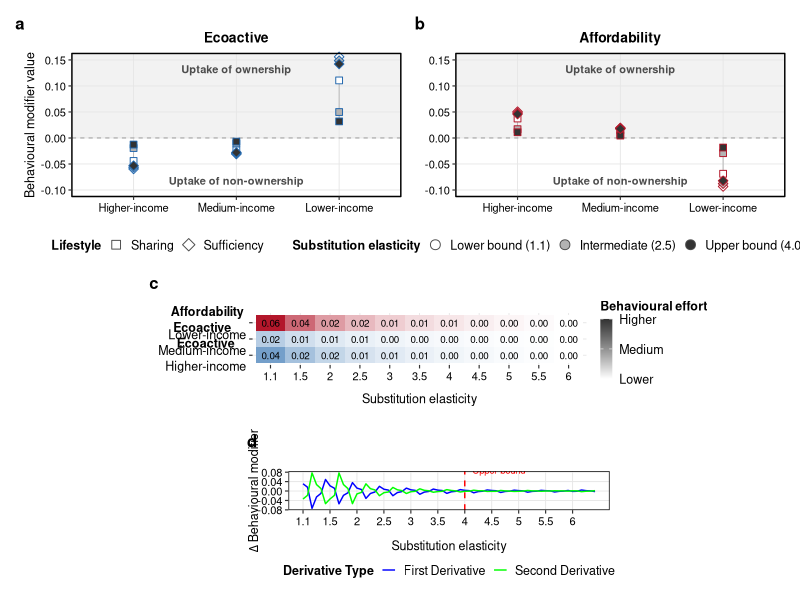

Recreate this plot in R.

library(ggplot2)
library(readxl)
library(dplyr)
library(tidyr)
library(patchwork)
library(scales)
Sys.setlocale("LC_ALL", "en_US.UTF-8")

options(scipen = 999)

# ── Data from HPC sensitivity results───────────────────────────────
sigmas <- c(1.1, 1.5, 2.0, 2.5, 3.0, 3.5, 4.0, 4.5, 5.0, 5.5, 6.0)

sharing_ecoactive <- data.frame(
  sigma       = sigmas,
  lowcarbon   = c(-0.0441650390,-0.0318603515,-0.0240966796,-0.0194091796,-0.0164794921,-0.0142822265,-0.0126708984,-0.0113525390,-0.0103271484,-0.0095947265,-0.0088623046),
  cautious    = c(-0.0233642578,-0.0169189453,-0.0129638671,-0.0104736328,-0.0090087890,-0.0078369140,-0.0069580078,-0.0062255859,-0.0057861328,-0.0053466796,-0.0049072265),
  constrained = c( 0.1106689453, 0.0812255859, 0.0617431640, 0.0498779296, 0.0418212890, 0.0361083984, 0.0318603515, 0.0284912109, 0.0257080078, 0.0235107421, 0.0216064453)
)

sharing_affordability <- data.frame(
  sigma       = sigmas,
  lowcarbon   = c( 0.0374267578, 0.0273193359, 0.0208740234, 0.0169189453, 0.0142822265, 0.0123779296, 0.0110595703, 0.0100341796, 0.0091552734, 0.0084228515, 0.0078369140),
  cautious    = c( 0.0150146484, 0.0110595703, 0.0084228515, 0.0069580078, 0.0059326171, 0.0052001953, 0.0046142578, 0.0043212890, 0.0038818359, 0.0035888671, 0.0034423828),
  constrained = c(-0.0687744140,-0.0491455078,-0.0366943359,-0.0292236328,-0.0243896484,-0.0208740234,-0.0183837890,-0.0163330078,-0.0147216796,-0.0134033203,-0.0122314453)
)

sufficiency_ecoactive <- data.frame(
  sigma       = sigmas,
  lowcarbon   = c(-0.0595458984,-0.0585205078,-0.0573486328,-0.0563232421,-0.0551513671,-0.0542724609,-0.0532470703,-0.0523681640,-0.0514892578,-0.0506103515,-0.0497314453),
  cautious    = c(-0.0309814453,-0.0305419921,-0.0299560546,-0.0293701171,-0.0289306640,-0.0283447265,-0.0279052734,-0.0274658203,-0.0270263671,-0.0267333984,-0.0262939453),
  constrained = c( 0.1559326171, 0.1537353515, 0.1510986328, 0.1486083984, 0.1464111328, 0.1442138671, 0.1421630859, 0.1404052734, 0.1385009765, 0.1368896484, 0.1352783203)
)

sufficiency_affordability <- data.frame(
  sigma       = sigmas,
  lowcarbon   = c( 0.0506103515, 0.0497314453, 0.0488525390, 0.0481201171, 0.0472412109, 0.0465087890, 0.0459228515, 0.0451904296, 0.0446044921, 0.0440185546, 0.0434326171),
  cautious    = c( 0.0194091796, 0.0191162109, 0.0188232421, 0.0185302734, 0.0182373046, 0.0179443359, 0.0176513671, 0.0175048828, 0.0172119140, 0.0170654296, 0.0169189453),
  constrained = c(-0.0932373046,-0.0916259765,-0.0897216796,-0.0878173828,-0.0859130859,-0.0840087890,-0.0822509765,-0.0804931640,-0.0788818359,-0.0772705078,-0.0756591796)
)

deriv_raw <- data.frame(
  sigma     = rep(sigmas, each = 6),
  lifestyle = rep(c("Ecoactive","Ecoactive","Ecoactive",
                    "Affordability","Affordability","Affordability"), 11),
  hh        = rep(c("lowcarbon","cautious","constrained",
                    "lowcarbon","cautious","constrained"), 11),
  first_d = c(
    0.0307617187500000, 0.0161132812500000,-0.0736083985000000,
    -0.0252685547500000,-0.0098876952500000, 0.0490722655000000,
    0.0222981771111111, 0.0115559896666667,-0.0543619792222222,
    -0.0183919271111111,-0.0073242187777778, 0.0356445312222222,
    0.0124511719000000, 0.0064453125000000,-0.0313476563000000,
    -0.0104003906000000,-0.0041015625000000, 0.0199218750000000,
    0.0076171875000000, 0.0039550781000000,-0.0199218750000000,
    -0.0065917969000000,-0.0024902344000000, 0.0123046875000000,
    0.0051269531000000, 0.0026367188000000,-0.0137695312000000,
    -0.0045410157000000,-0.0017578125000000, 0.0083496094000000,
    0.0038085937000000, 0.0020507812000000,-0.0099609375000000,
    -0.0032226562000000,-0.0013183593000000, 0.0060058594000000,
    0.0029296875000000, 0.0016113281000000,-0.0076171875000000,
    -0.0023437500000000,-0.0008789063000000, 0.0045410156000000,
    0.0023437500000000, 0.0011718750000000,-0.0061523437000000,
    -0.0019042969000000,-0.0007324219000000, 0.0036621094000000,
    0.0017578125000000, 0.0008789063000000,-0.0049804688000000,
    -0.0016113281000000,-0.0007324219000000, 0.0029296875000000,
    0.0014648438000000, 0.0008789063000000,-0.0041015625000000,
    -0.0013183594000000,-0.0004394531000000, 0.0024902343000000,
    -0.0017444957272727,-0.0009721235636364, 0.0042746803818182,
    0.0015314275454545, 0.0006525212909091,-0.0024369673272727
  ),
  second_d = c(
    -0.0338541665555556,-0.0182291663333333, 0.0769856771111111,
    0.0275065105555556, 0.0102539058888889,-0.0537109371111111,
    -0.0338541665555556,-0.0182291663333333, 0.0769856771111111,
    0.0275065105555556, 0.0102539058888889,-0.0537109371111111,
    -0.0123046876000000,-0.0058593756000000, 0.0304687500000000,
    0.0099609376000000, 0.0046875004000000,-0.0199218752000000,
    -0.0070312500000000,-0.0041015620000000, 0.0152343752000000,
    0.0052734372000000, 0.0017578120000000,-0.0105468748000000,
    -0.0029296876000000,-0.0011718752000000, 0.0093750000000000,
    0.0029296876000000, 0.0011718756000000,-0.0052734376000000,
    -0.0023437500000000,-0.0011718752000000, 0.0058593748000000,
    0.0023437504000000, 0.0005859372000000,-0.0041015624000000,
    -0.0011718748000000,-0.0005859372000000, 0.0035156252000000,
    0.0011718744000000, 0.0011718748000000,-0.0017578128000000,
    -0.0011718752000000,-0.0011718752000000, 0.0023437500000000,
    0.0005859380000000,-0.0005859372000000,-0.0017578120000000,
    -0.0011718748000000, 0.0000000004000000, 0.0023437496000000,
    0.0005859372000000, 0.0005859372000000,-0.0011718756000000,
    0.0000000000000000,-0.0000000004000000, 0.0011718756000000,
    0.0005859376000000, 0.0005859380000000,-0.0005859372000000,
    0.0010697798424242, 0.0006170099212121,-0.0026944246606061,
    -0.0009011008484848,-0.0003151632969697, 0.0015935724424242
  )
) %>% mutate(row_idx = row_number())

sigma_breaks <- deriv_raw %>% group_by(sigma) %>% slice(1) %>% pull(row_idx)
sigma_labels <- as.character(sigmas)

ub_x <- deriv_raw %>% filter(sigma == 4.0) %>% slice(1) %>% pull(row_idx)
ub_y <- deriv_raw %>% filter(sigma == 4.0) %>% pull(second_d) %>% mean()

make_long <- function(df, lifestyle, behaviour) {
  df %>%
    pivot_longer(c(lowcarbon, cautious, constrained),
                 names_to = "HH_type", values_to = "Lifestyle_modifier") %>%
    mutate(
      Scenario_lifestyle = lifestyle,
      Behaviour          = behaviour,
      Elasticity         = sigma,
      Income_group       = case_when(
        HH_type == "lowcarbon"   ~ "Higher-income",
        HH_type == "cautious"    ~ "Medium-income",
        HH_type == "constrained" ~ "Lower-income"
      )
    ) %>%
    select(-sigma, -HH_type)
}

df_sharing <- bind_rows(
  make_long(sharing_ecoactive,     "Ecoactive",    "Sharing"),
  make_long(sharing_affordability, "Affordability", "Sharing")
)

df_sufficiency <- bind_rows(
  make_long(sufficiency_ecoactive,     "Ecoactive",    "Sufficiency"),
  make_long(sufficiency_affordability, "Affordability", "Sufficiency")
)

df_all <- bind_rows(df_sharing, df_sufficiency)

df_all$Income_group <- factor(df_all$Income_group,
                              levels = c("Higher-income","Medium-income","Lower-income"))
df_all$Behaviour    <- factor(df_all$Behaviour, levels = c("Sharing","Sufficiency"))

df_levels <- df_all %>%
  filter(round(Elasticity, 1) %in% c(1.1, 2.5, 4.0)) %>%
  mutate(Ecosystem = case_when(
    round(Elasticity, 1) == 1.1 ~ "Lower bound (1.1)",
    round(Elasticity, 1) == 2.5 ~ "Intermediate (2.5)",
    round(Elasticity, 1) == 4.0 ~ "Upper bound (4.0)"
  ))

df_levels$Ecosystem <- factor(df_levels$Ecosystem,
                              levels = c("Lower bound (1.1)",
                                         "Intermediate (2.5)",
                                         "Upper bound (4.0)"))

scenario_colors  <- c("Ecoactive" = "#2166AC", "Affordability" = "#B2182B")
behaviour_shapes <- c("Sharing" = 22, "Sufficiency" = 23)

# ── Theme ─────────────────────────────────────────────────────────────────────
theme_nature <- function() {
  theme_bw(base_size = 10) +
    theme(
      panel.grid.major  = element_line(color = "grey90", linewidth = 0.3),
      panel.grid.minor  = element_blank(),
      panel.border      = element_rect(color = "black", linewidth = 0.5),
      axis.title        = element_text(size = 9),
      axis.text         = element_text(size = 8, color = "black"),
      axis.ticks        = element_line(linewidth = 0.4),
      legend.position   = "bottom",
      legend.title      = element_text(size = 9, face = "bold"),
      legend.text       = element_text(size = 9),
      legend.key.size   = unit(0.4, "cm"),
      legend.background = element_blank(),
      plot.title        = element_text(size = 10, face = "bold", hjust = 0.5),
      plot.margin       = margin(5, 5, 5, 5)
    )
}

create_levels_panel <- function(data, scenario_name, title, show_y_label = TRUE) {
  subset_data <- data %>% filter(Scenario_lifestyle == scenario_name)
  
  ggplot(subset_data,
         aes(x     = Income_group,
             y     = Lifestyle_modifier,
             color = Scenario_lifestyle,
             shape = Behaviour,
             group = interaction(Income_group, Scenario_lifestyle, Behaviour))) +
    annotate("rect", xmin = -Inf, xmax = Inf, ymin = 0, ymax = Inf,
             fill = "grey90", alpha = 0.5) +
    geom_hline(yintercept = 0, linetype = "dashed",
               color = "grey50", linewidth = 0.25) +
    annotate("text", x = "Medium-income", y = 0.14,
             label = "Uptake of ownership",
             hjust = 0.5, vjust = 1, size = 2.8,
             color = "grey30", fontface = "bold") +
    annotate("text", x = "Medium-income", y = -0.09,
             label = "Uptake of non-ownership",
             hjust = 0.5, vjust = 0, size = 2.8,
             color = "grey30", fontface = "bold") +
    geom_line(linewidth = 0.3, color = "grey70") +
    geom_point(aes(fill = Ecosystem), size = 2.25, stroke = 0.5) +
    scale_color_manual(values = scenario_colors, guide = "none") +
    scale_shape_manual(values = behaviour_shapes, name = "Lifestyle") +
    scale_fill_manual(
      values = c("Lower bound (1.1)"  = "white",
                 "Intermediate (2.5)"  = "grey70",
                 "Upper bound (4.0)"   = "grey20"),
      name = "Substitution elasticity"
    ) +
    guides(
      shape = guide_legend(order = 1,
                           override.aes = list(size = 3, fill = "white",
                                               color = "grey30")),
      fill  = guide_legend(order = 2,
                           override.aes = list(shape = 21, size = 3,
                                               color = "grey30"))
    ) +
    labs(
      x     = NULL,
      y     = if (show_y_label) "Behavioural modifier value" else NULL,
      title = title
    ) +
    scale_y_continuous(breaks = seq(-0.10, 0.15, by = 0.05),
                       labels = number_format(accuracy = 0.05)) +
    coord_cartesian(ylim = c(-0.10, 0.15), clip = "off") +
    theme_nature()
}

p_eco    <- create_levels_panel(df_levels, "Ecoactive",    "Ecoactive",
                                show_y_label = TRUE)
p_afford <- create_levels_panel(df_levels, "Affordability", "Affordability",
                                show_y_label = FALSE)

top_row <- (p_eco | p_afford) +
  plot_layout(guides = "collect") &
  theme(legend.position = "bottom")

heatmap_data <- df_sharing %>%
  group_by(Scenario_lifestyle, Income_group) %>%
  mutate(
    best_case      = Lifestyle_modifier[which.max(Elasticity)],
    diff_from_best = Lifestyle_modifier - best_case,
    effort_gap     = abs(diff_from_best)
  ) %>%
  ungroup()

heatmap_filtered <- heatmap_data %>%
  filter(
    (Scenario_lifestyle == "Ecoactive"    & Income_group == "Higher-income")   |
      (Scenario_lifestyle == "Ecoactive"    & Income_group == "Medium-income") |
      (Scenario_lifestyle == "Affordability" & Income_group == "Lower-income")
  ) %>%
  mutate(
    Group_label = case_when(
      Scenario_lifestyle == "Ecoactive"    & Income_group == "Higher-income"   ~
        "Ecoactive\nHigher-income",
      Scenario_lifestyle == "Ecoactive"    & Income_group == "Medium-income" ~
        "Ecoactive\nMedium-income",
      Scenario_lifestyle == "Affordability" & Income_group == "Lower-income"    ~
        "Affordability\nLower-income"
    ),
    Elasticity_rounded = round(Elasticity, 1)
  ) %>%
  group_by(Scenario_lifestyle, Income_group, Group_label, Elasticity_rounded) %>%
  summarise(effort_gap = mean(effort_gap), .groups = "drop")

heatmap_filtered$Group_label <- factor(heatmap_filtered$Group_label,
                                       levels = c("Ecoactive\nHigher-income",
                                                  "Ecoactive\nMedium-income",
                                                  "Affordability\nLower-income"))

max_effort <- max(heatmap_filtered$effort_gap, na.rm = TRUE)
if (!is.finite(max_effort)) max_effort <- 1

heatmap_filtered <- heatmap_filtered %>%
  mutate(
    effort_norm = effort_gap / max_effort,
    fill_color  = case_when(
      Scenario_lifestyle == "Ecoactive" ~ rgb(
        red   = 1 - effort_norm * (1 - 0.13),
        green = 1 - effort_norm * (1 - 0.40),
        blue  = 1 - effort_norm * (1 - 0.67)
      ),
      Scenario_lifestyle == "Affordability" ~ rgb(
        red   = 1 - effort_norm * (1 - 0.70),
        green = 1 - effort_norm * (1 - 0.09),
        blue  = 1 - effort_norm * (1 - 0.17)
      )
    )
  )

heatmap_filtered$effort_for_legend <- heatmap_filtered$effort_gap

h_combined <- ggplot(heatmap_filtered,
                     aes(x = factor(Elasticity_rounded), y = Group_label)) +
  geom_tile(aes(fill = fill_color), color = "white", linewidth = 0) +
  scale_fill_identity() +
  geom_point(aes(color = effort_for_legend), alpha = 0, size = 0) +
  scale_color_gradient(
    low    = "white", high = "grey20",
    name   = "Behavioural effort",
    breaks = c(0, max_effort / 2, max_effort),
    labels = c("Lower", "Medium", "Higher"),
    guide  = guide_colorbar(direction      = "vertical",
                            title.position = "top",
                            barwidth       = 0.6,
                            barheight      = 3)
  ) +
  geom_text(aes(label = sprintf("%.2f", effort_gap)),
            color = "black", size = 2.5) +
  scale_y_discrete(labels = c(
    "Ecoactive\nHigher-income"   = expression(atop(bold("Ecoactive"),    "Higher-income")),
    "Ecoactive\nMedium-income" = expression(atop(bold("Ecoactive"),    "Medium-income")),
    "Affordability\nLower-income" = expression(atop(bold("Affordability"), "Lower-income"))
  )) +
  labs(x = "Substitution elasticity", y = NULL, title = "") +
  theme_nature() +
  theme(
    axis.text.x       = element_text(hjust = 0.5, size = 8),
    axis.text.y       = element_text(size = 9),
    axis.title.x      = element_text(vjust = 0, margin = margin(t = 5, b = 10)),
    panel.grid        = element_blank(),
    panel.border      = element_blank(),
    panel.background  = element_blank(),
    plot.background   = element_blank(),
    legend.position   = "right",
    legend.direction  = "vertical",
    legend.key.height = unit(0.8, "cm"),
    legend.key.width  = unit(0.3, "cm"),
    legend.title      = element_text(size = 9, face = "bold"),
    legend.text       = element_text(size = 9),
    legend.margin     = margin(0, 0, 0, 0),
    plot.margin       = margin(0, 50, 0, 50)
  ) +
  coord_cartesian(clip = "off")

p3 <- ggplot(deriv_raw, aes(x = row_idx)) +
  geom_line(aes(y = first_d,  color = "First Derivative"),  linewidth = 0.5) +
  geom_line(aes(y = second_d, color = "Second Derivative"), linewidth = 0.5) +
  geom_vline(xintercept = ub_x, linetype = "dashed",
             color = "red", linewidth = 0.5) +
  annotate("text", x = ub_x + 0.5,
           y = ub_y + 0.005,
           label = "Upper bound", color = "red",
           size = 2.5, hjust = -0.1, vjust = -2) +
  scale_x_continuous(breaks = sigma_breaks, labels = sigma_labels) +
  scale_color_manual(values = c("First Derivative"  = "blue",
                                "Second Derivative" = "green"),
                     name = "Derivative Type") +
  labs(x     = "Substitution elasticity",
       y = expression(Delta * " Behavioural modifier"),
       title = "") +
  theme_nature() +
  theme(
    axis.title.y = element_text(vjust = 4,  margin = margin(r = -10)),
    axis.title.x = element_text(vjust = -3, margin = margin(r = -10))
  )

h_wrapped  <- plot_spacer() + h_combined + plot_spacer() +
  plot_layout(widths = c(1, 500, 1))
p3_wrapped <- plot_spacer() + p3 + plot_spacer() +
  plot_layout(widths = c(1, 2, 1))

combined <- top_row / h_wrapped / p3_wrapped +
  plot_layout(heights = c(5.5, 2, 1.5)) +
  plot_annotation(tag_levels = "a") &
  theme(plot.tag = element_text(size = 12, face = "bold"))

combined
